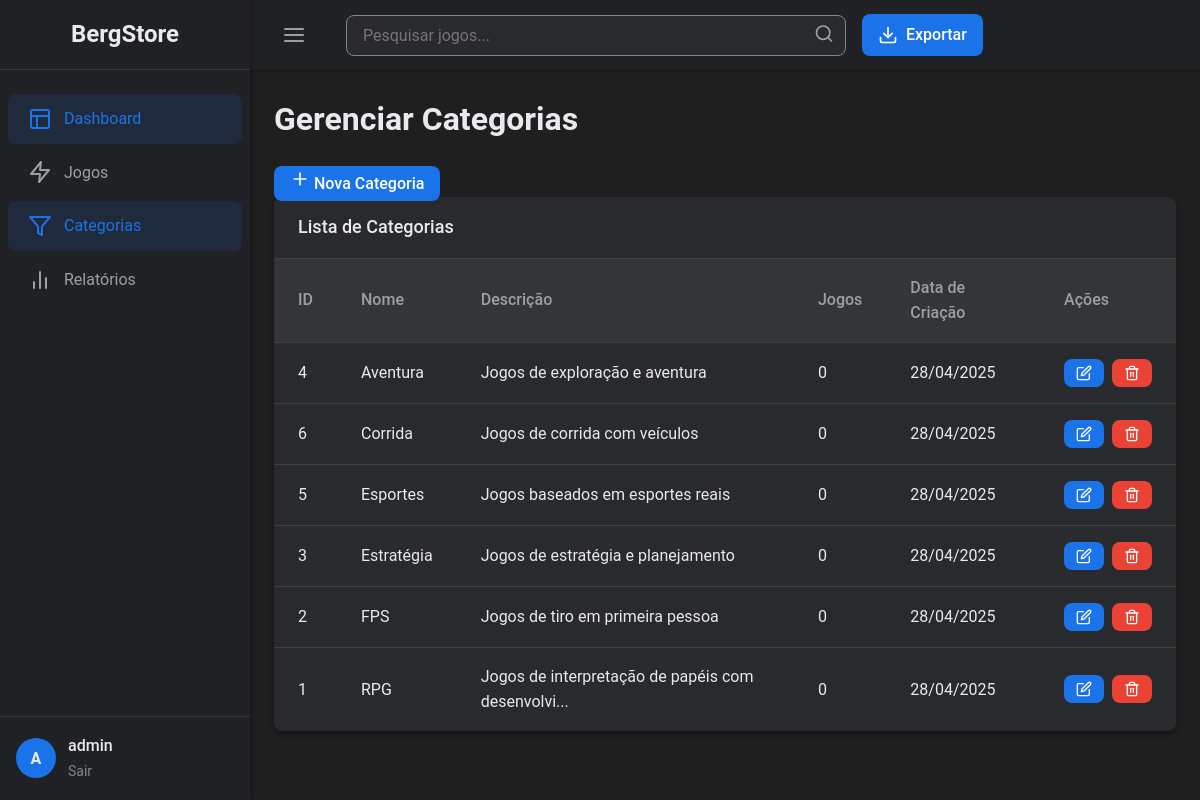
Screenshot of /categories/index.php (signed in) with the database file from the repository.
### tables this page shows
CREATE TABLE IF NOT EXISTS categories (
    id INT AUTO_INCREMENT PRIMARY KEY,
    name VARCHAR(100) NOT NULL UNIQUE,
    description TEXT,
    created_at TIMESTAMP DEFAULT CURRENT_TIMESTAMP,
    updated_at TIMESTAMP DEFAULT CURRENT_TIMESTAMP ON UPDATE CURRENT_TIMESTAMP
);

### categories/index.php (the view, shortened to what this page needs)
<?php
$conn = getConnection();
try {
    $stmt = $conn->prepare("
        SELECT c.*, COUNT(g.id) as game_count
        FROM categories c
        LEFT JOIN games g ON c.id = g.category_id
        GROUP BY c.id
        ORDER BY c.name
    ");
    $stmt->execute();
    $categories = $stmt->fetchAll();
} catch (PDOException $e) {
    $errorMessage = "Erro ao buscar categorias: " . $e->getMessage();
    $categories = [];
}
?>
<!DOCTYPE html>
<html lang="pt-BR">
<head>
    <link rel="stylesheet" href="../assets/css/style.css">
</head>
<body>
    <div class="app-container">
        <?php include '../components/sidebar.php'; ?>
        <main class="main-content">
            <?php include '../components/header.php'; ?>
            <div class="dashboard">
                <div class="page-header">
                    <h1 class="animate-on-load">Gerenciar Categorias</h1>
                    <a href="create.php" class="btn btn-primary animate-on-load">
                        <svg xmlns="http://www.w3.org/2000/svg" width="20" height="20" viewBox="0 0 24 24" fill="none" stroke="currentColor" stroke-width="2" stroke-linecap="round" stroke-linejoin="round"><line x1="12" y1="5" x2="12" y2="19"></line><line x1="5" y1="12" x2="19" y2="12"></line></svg>
                        Nova Categoria
                    </a>
                </div>
                <div class="data-table-container animate-on-load">
                    <div class="table-header">
                        <h2 class="table-title">Lista de Categorias</h2>
                    </div>
                    <?php if (count($categories) > 0): ?>
                        <div class="table-responsive">
                            <table class="data-table">
                                <thead>
                                    <tr>
                                        <th>ID</th>
                                        <th>Nome</th>
                                        <th>Descrição</th>
                                        <th>Jogos</th>
                                        <th>Data de Criação</th>
                                        <th>Ações</th>
                                    </tr>
                                </thead>
                                <tbody>
                                    <?php foreach ($categories as $category): ?>
                                        <tr>
                                            <td><?php echo $category['id']; ?></td>
                                            <td><?php echo htmlspecialchars($category['name']); ?></td>
                                            <td><?php echo !empty($category['description']) ? htmlspecialchars(substr($category['description'], 0, 50)) . (strlen($category['description']) > 50 ? '...' : '') : '-'; ?></td>
                                            <td><?php echo $category['game_count']; ?></td>
                                            <td><?php echo date('d/m/Y', strtotime($category['created_at'])); ?></td>
                                            <td>
                                                <div class="table-actions">
                                                    <a href="edit.php?id=<?php echo $category['id']; ?>" class="btn-edit">
                                                    </a>
                                                    <a href="index.php?delete=<?php echo $category['id']; ?>" class="btn-delete" data-confirm-message="Tem certeza que deseja excluir esta categoria? Esta ação não pode ser desfeita.">
                                                    </a>
                                                </div>
                                            </td>
                                        </tr>
                                    <?php endforeach; ?>
                                </tbody>
                            </table>
                        </div>
                    <?php else: ?>
                        <div class="empty-state">
                            <p>Nenhuma categoria encontrada. Comece adicionando uma nova categoria!</p>
                        </div>
                    <?php endif; ?>
                </div>
            </div>
        </main>
    </div>
</body>
</html>

### components/sidebar.php (shortened to what this page needs)
<aside class="sidebar">
    <div class="logo">
        <h2>BergStore</h2>
    </div>
    <nav class="nav-menu">
        <ul>
            <li><a href="/teste/index.php" class="<?php echo basename($_SERVER['PHP_SELF']) == 'index.php' ? 'active' : ''; ?>">
                <span>Dashboard</span>
            </a></li>
            <li><a href="/teste/games/index.php" class="<?php echo strpos($_SERVER['PHP_SELF'], 'games/') !== false ? 'active' : ''; ?>">
                <svg xmlns="http://www.w3.org/2000/svg" class="icon" width="24" height="24" viewBox="0 0 24 24" fill="none" stroke="currentColor" stroke-width="2" stroke-linecap="round" stroke-linejoin="round"><polygon points="13 2 3 14 12 14 11 22 21 10 12 10 13 2"></polygon></svg>
                <span>Jogos</span>
            </a></li>
            <li><a href="/teste/categories/index.php" class="<?php echo strpos($_SERVER['PHP_SELF'], 'categories/') !== false ? 'active' : ''; ?>">
                <svg xmlns="http://www.w3.org/2000/svg" class="icon" width="24" height="24" viewBox="0 0 24 24" fill="none" stroke="currentColor" stroke-width="2" stroke-linecap="round" stroke-linejoin="round"><polyline points="22 3 2 3 10 12.46 10 19 14 21 14 12.46 22 3"></polyline></svg>
                <span>Categorias</span>
            </a></li>
            <li><a href="/teste/reports/index.php" class="<?php echo strpos($_SERVER['PHP_SELF'], 'reports/') !== false ? 'active' : ''; ?>">
                <span>Relatórios</span>
            </a></li>
        </ul>
    </nav>
    <div class="user-info">
        <?php if (isset($_SESSION['username'])): ?>
            <div class="avatar">
                <span><?php echo strtoupper(substr($_SESSION['username'], 0, 1)); ?></span>
            </div>
            <div class="user-details">
                <p class="username"><?php echo htmlspecialchars($_SESSION['username']); ?></p>
                <a href="/teste/auth/logout.php" class="logout-link">Sair</a>
            </div>
        <?php endif; ?>
    </div>
</aside>

### components/header.php (shortened to what this page needs)
<header class="header">
    <div class="header-content">
        <button id="sidebar-toggle" class="sidebar-toggle">
            <svg xmlns="http://www.w3.org/2000/svg" width="24" height="24" viewBox="0 0 24 24" fill="none" stroke="currentColor" stroke-width="2" stroke-linecap="round" stroke-linejoin="round"><line x1="3" y1="12" x2="21" y2="12"></line><line x1="3" y1="6" x2="21" y2="6"></line><line x1="3" y1="18" x2="21" y2="18"></line></svg>
        </button>
        <div class="search-container">
            <form action="search.php" method="GET">
                <input type="text" name="q" placeholder="Pesquisar jogos..." class="search-input">
                <button type="submit" class="search-button">
                    <svg xmlns="http://www.w3.org/2000/svg" width="20" height="20" viewBox="0 0 24 24" fill="none" stroke="currentColor" stroke-width="2" stroke-linecap="round" stroke-linejoin="round"><circle cx="11" cy="11" r="8"></circle><line x1="21" y1="21" x2="16.65" y2="16.65"></line></svg>
                </button>
            </form>
        </div>
        <div class="header-actions">
            <a href="reports/export.php" class="btn-export">
                Exportar
            </a>
        </div>
    </div>
</header>

### rows the page displays
categories: id "4", name "Aventura", description "Jogos de exploração e aventura", game_count "0", created_at "28/04/2025"
categories: id "6", name "Corrida", description "Jogos de corrida com veículos", game_count "0", created_at "28/04/2025"
categories: id "5", name "Esportes", description "Jogos baseados em esportes reais", game_count "0", created_at "28/04/2025"
categories: id "3", name "Estratégia", description "Jogos de estratégia e planejamento", game_count "0", created_at "28/04/2025"
categories: id "2", name "FPS", description "Jogos de tiro em primeira pessoa", game_count "0", created_at "28/04/2025"
categories: id "1", name "RPG", description "Jogos de interpretação de papéis com desenvolvi", game_count "0", created_at "28/04/2025"

### other values shown
substr($_SESSION['username'], 0, 1) "A"
$_SESSION['username'] "admin"
